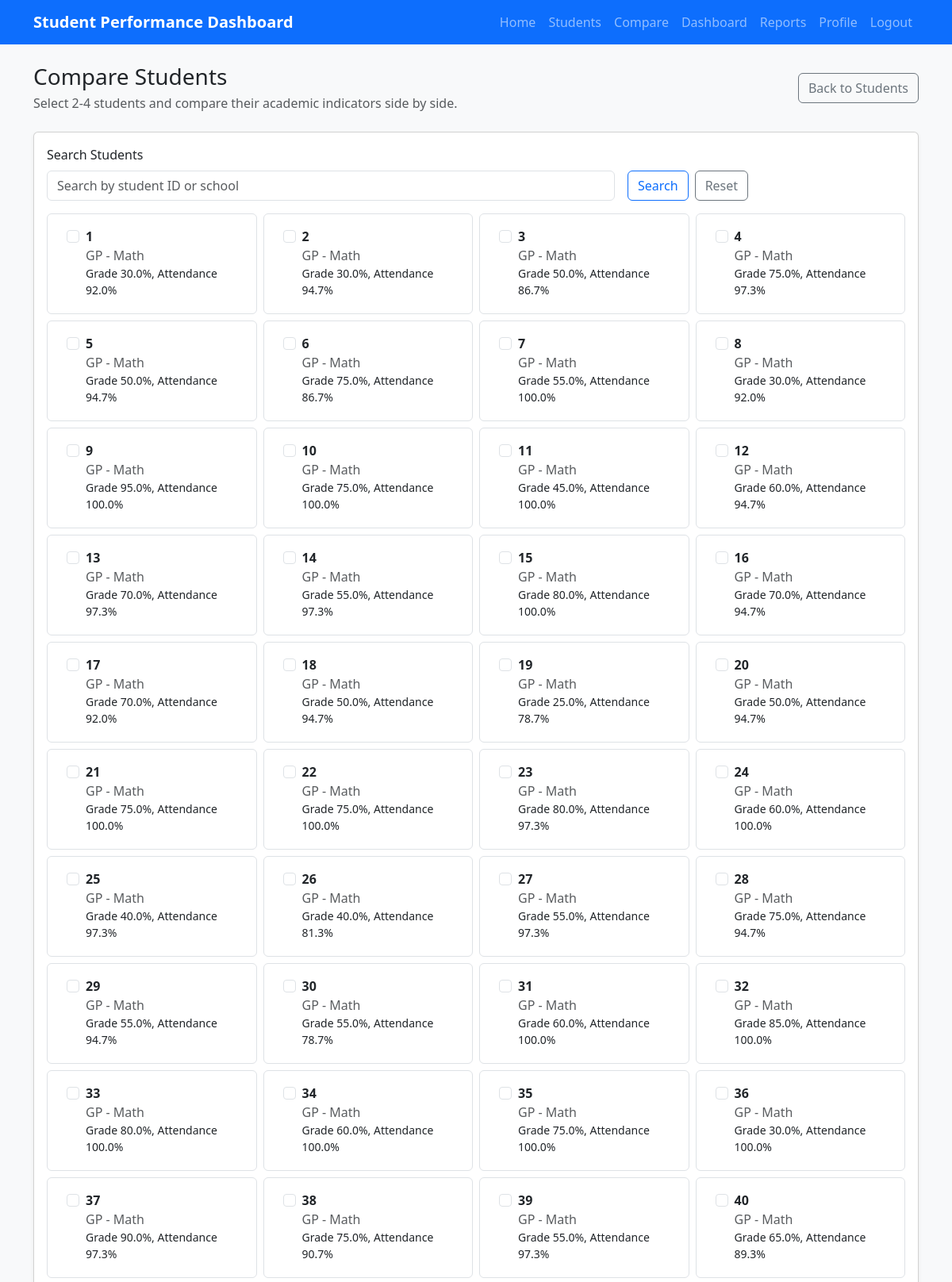
Page /students/compare/ (signed in, upper part) on the committed database.
### students/models.py (models this page shows, shortened)
class Student(models.Model):
    student_id = models.PositiveIntegerField(unique=True)
    school = models.CharField(max_length=10)
    sex = models.CharField(max_length=1)
    age = models.PositiveIntegerField()
    address = models.CharField(max_length=1)
    famsize = models.CharField(max_length=5)
    Pstatus = models.CharField(max_length=1)
    Medu = models.PositiveIntegerField()
    Fedu = models.PositiveIntegerField()
    Mjob = models.CharField(max_length=30)
    Fjob = models.CharField(max_length=30)
    reason = models.CharField(max_length=30)
    guardian = models.CharField(max_length=30)
    traveltime = models.PositiveIntegerField()
    studytime = models.PositiveIntegerField(db_index=True)
    failures = models.PositiveIntegerField()
    schoolsup = models.BooleanField()
    famsup = models.BooleanField()
    paid = models.BooleanField()
    activities = models.BooleanField()
    nursery = models.BooleanField()
    higher = models.BooleanField()
    internet = models.BooleanField()
    romantic = models.BooleanField()
    famrel = models.PositiveIntegerField()
    freetime = models.PositiveIntegerField()
    goout = models.PositiveIntegerField()
    Dalc = models.PositiveIntegerField()
    Walc = models.PositiveIntegerField()
    health = models.PositiveIntegerField()
    absences = models.PositiveIntegerField()
    G1 = models.PositiveIntegerField()
    G2 = models.PositiveIntegerField()
    final_grade = models.PositiveIntegerField()
    subject = models.CharField(max_length=20, db_index=True)
    G1_pct = models.FloatField()
    G2_pct = models.FloatField()
    final_grade_pct = models.FloatField(db_index=True)
    attendance_pct = models.FloatField(db_index=True)
    class Meta:
        ordering = ['student_id']

### students/views.py (the view)
# urls.py: path('compare/', views.compare_view, name='student_compare'),
@login_required
def compare_view(request):
    selected_student_ids = parse_student_ids(request.GET.get('ids', ''))[:4]
    selected_students = get_selected_students(selected_student_ids)
    student_search = request.GET.get('student_search', '').strip()
    candidate_students = get_candidate_students(student_search, selected_students)
    comparison_rows = build_comparison_rows(selected_students)
    chart_data = {
        'labels': [str(student.student_id) for student in selected_students],
        'final_grade_pct': [student.final_grade_pct for student in selected_students],
        'attendance_pct': [student.attendance_pct for student in selected_students],
    }
    return render(
        request,
        'students/compare.html',
        {
            'student_search': student_search,
            'selected_student_ids': selected_student_ids,
            'selected_students': selected_students,
            'candidate_students': candidate_students,
            'comparison_rows': comparison_rows,
            'chart_data': chart_data,
        },
    )

### students/views.py (called while the page is built)
def parse_student_ids(raw_ids):
    student_ids = []
    for raw_id in raw_ids.split(','):
        raw_id = raw_id.strip()
        if raw_id.isdigit():
            student_ids.append(int(raw_id))
    return list(dict.fromkeys(student_ids))

def get_selected_students(student_ids):
    students_by_id = {
        student.student_id: student
        for student in Student.objects.filter(student_id__in=student_ids)
    }
    return [
        students_by_id[student_id]
        for student_id in student_ids
        if student_id in students_by_id
    ]

def get_candidate_students(search_query, selected_students):
    queryset = Student.objects.all()
    if search_query:
        search_filter = Q(school__icontains=search_query)
        if search_query.isdigit():
            search_filter |= Q(student_id=int(search_query))
        queryset = queryset.filter(search_filter)
    candidate_students = list(queryset.order_by('student_id')[:50])
    candidates_by_id = {student.student_id: student for student in candidate_students}
    for student in selected_students:
        candidates_by_id.setdefault(student.student_id, student)
    return sorted(candidates_by_id.values(), key=lambda student: student.student_id)

### templates/students/compare.html (shortened to what this page needs)
{% extends 'base.html' %}
{% block content %}
<div class="d-flex flex-column flex-md-row justify-content-between align-items-md-center gap-3 mb-4">
    <div>
        <h1 class="h3 mb-1">Compare Students</h1>
        <p class="text-muted mb-0">Select 2-4 students and compare their academic indicators side by side.</p>
    </div>
    <a class="btn btn-outline-secondary" href="{% url 'students:student_list' %}">Back to Students</a>
</div>
<form id="compareForm" method="get" class="card shadow-sm mb-4">
    <div class="card-body">
        <div class="row g-3 align-items-end mb-3">
            <div class="col-md-8">
                <label class="form-label" for="student_search">Search Students</label>
                <input
                    class="form-control"
                    type="search"
                    id="student_search"
                    name="student_search"
                    value="{{ student_search }}"
                    placeholder="Search by student ID or school"
                >
            </div>
            <div class="col-md-4 d-flex gap-2">
                <button class="btn btn-outline-primary" type="submit" data-action="search">Search</button>
                <a class="btn btn-outline-secondary" href="{% url 'students:student_compare' %}">Reset</a>
            </div>
        </div>
        <div class="row row-cols-1 row-cols-md-2 row-cols-lg-4 g-2">
            {% for student in candidate_students %}
                <div class="col">
                    <div class="form-check border rounded p-3 ps-5 bg-white h-100">
                        <input
                            class="form-check-input student-checkbox"
                            type="checkbox"
                            value="{{ student.student_id }}"
                            id="student_{{ student.student_id }}"
                        >
                        <label class="form-check-label" for="student_{{ student.student_id }}">
                            <strong>{{ student.student_id }}</strong>
                            <span class="text-muted d-block">{{ student.school }} - {{ student.subject }}</span>
                            <span class="small d-block">Grade {{ student.final_grade_pct|floatformat:1 }}%, Attendance {{ student.attendance_pct|floatformat:1 }}%</span>
                        </label>
                    </div>
                </div>
            {% empty %}
                <div class="col">
                    <p class="text-muted mb-0">No students matched your search.</p>
                </div>
            {% endfor %}
        </div>
    </div>
</form>
{% endblock %}

### rows in the picture
Student: student_id "1", school "GP", subject "Math", final_grade_pct "30.0", attendance_pct "92.0"
Student: student_id "2", school "GP", subject "Math", final_grade_pct "30.0", attendance_pct "94.7"
Student: student_id "3", school "GP", subject "Math", final_grade_pct "50.0", attendance_pct "86.7"
Student: student_id "4", school "GP", subject "Math", final_grade_pct "75.0", attendance_pct "97.3"
Student: student_id "5", school "GP", subject "Math", final_grade_pct "50.0", attendance_pct "94.7"
Student: student_id "6", school "GP", subject "Math", final_grade_pct "75.0", attendance_pct "86.7"
Student: student_id "7", school "GP", subject "Math", final_grade_pct "55.0", attendance_pct "100.0"
Student: student_id "8", school "GP", subject "Math", final_grade_pct "30.0", attendance_pct "92.0"
Student: student_id "9", school "GP", subject "Math", final_grade_pct "95.0", attendance_pct "100.0"
Student: student_id "10", school "GP", subject "Math", final_grade_pct "75.0", attendance_pct "100.0"
Student: student_id "11", school "GP", subject "Math", final_grade_pct "45.0", attendance_pct "100.0"
Student: student_id "12", school "GP", subject "Math", final_grade_pct "60.0", attendance_pct "94.7"
Student: student_id "13", school "GP", subject "Math", final_grade_pct "70.0", attendance_pct "97.3"
Student: student_id "14", school "GP", subject "Math", final_grade_pct "55.0", attendance_pct "97.3"
Student: student_id "15", school "GP", subject "Math", final_grade_pct "80.0", attendance_pct "100.0"
Student: student_id "16", school "GP", subject "Math", final_grade_pct "70.0", attendance_pct "94.7"
Student: student_id "17", school "GP", subject "Math", final_grade_pct "70.0", attendance_pct "92.0"
Student: student_id "18", school "GP", subject "Math", final_grade_pct "50.0", attendance_pct "94.7"
Student: student_id "19", school "GP", subject "Math", final_grade_pct "25.0", attendance_pct "78.7"
Student: student_id "20", school "GP", subject "Math", final_grade_pct "50.0", attendance_pct "94.7"
Student: student_id "21", school "GP", subject "Math", final_grade_pct "75.0", attendance_pct "100.0"
Student: student_id "22", school "GP", subject "Math", final_grade_pct "75.0", attendance_pct "100.0"
Student: student_id "23", school "GP", subject "Math", final_grade_pct "80.0", attendance_pct "97.3"
Student: student_id "24", school "GP", subject "Math", final_grade_pct "60.0", attendance_pct "100.0"
Student: student_id "25", school "GP", subject "Math", final_grade_pct "40.0", attendance_pct "97.3"
Student: student_id "26", school "GP", subject "Math", final_grade_pct "40.0", attendance_pct "81.3"
Student: student_id "27", school "GP", subject "Math", final_grade_pct "55.0", attendance_pct "97.3"
Student: student_id "28", school "GP", subject "Math", final_grade_pct "75.0", attendance_pct "94.7"
Student: student_id "29", school "GP", subject "Math", final_grade_pct "55.0", attendance_pct "94.7"
Student: student_id "30", school "GP", subject "Math", final_grade_pct "55.0", attendance_pct "78.7"
Student: student_id "31", school "GP", subject "Math", final_grade_pct "60.0", attendance_pct "100.0"
Student: student_id "32", school "GP", subject "Math", final_grade_pct "85.0", attendance_pct "100.0"
Student: student_id "33", school "GP", subject "Math", final_grade_pct "80.0", attendance_pct "100.0"
Student: student_id "34", school "GP", subject "Math", final_grade_pct "60.0", attendance_pct "100.0"
Student: student_id "35", school "GP", subject "Math", final_grade_pct "75.0", attendance_pct "100.0"
Student: student_id "36", school "GP", subject "Math", final_grade_pct "30.0", attendance_pct "100.0"
Student: student_id "37", school "GP", subject "Math", final_grade_pct "90.0", attendance_pct "97.3"
Student: student_id "38", school "GP", subject "Math", final_grade_pct "75.0", attendance_pct "90.7"
Student: student_id "39", school "GP", subject "Math", final_grade_pct "55.0", attendance_pct "97.3"
Student: student_id "40", school "GP", subject "Math", final_grade_pct "65.0", attendance_pct "89.3"
